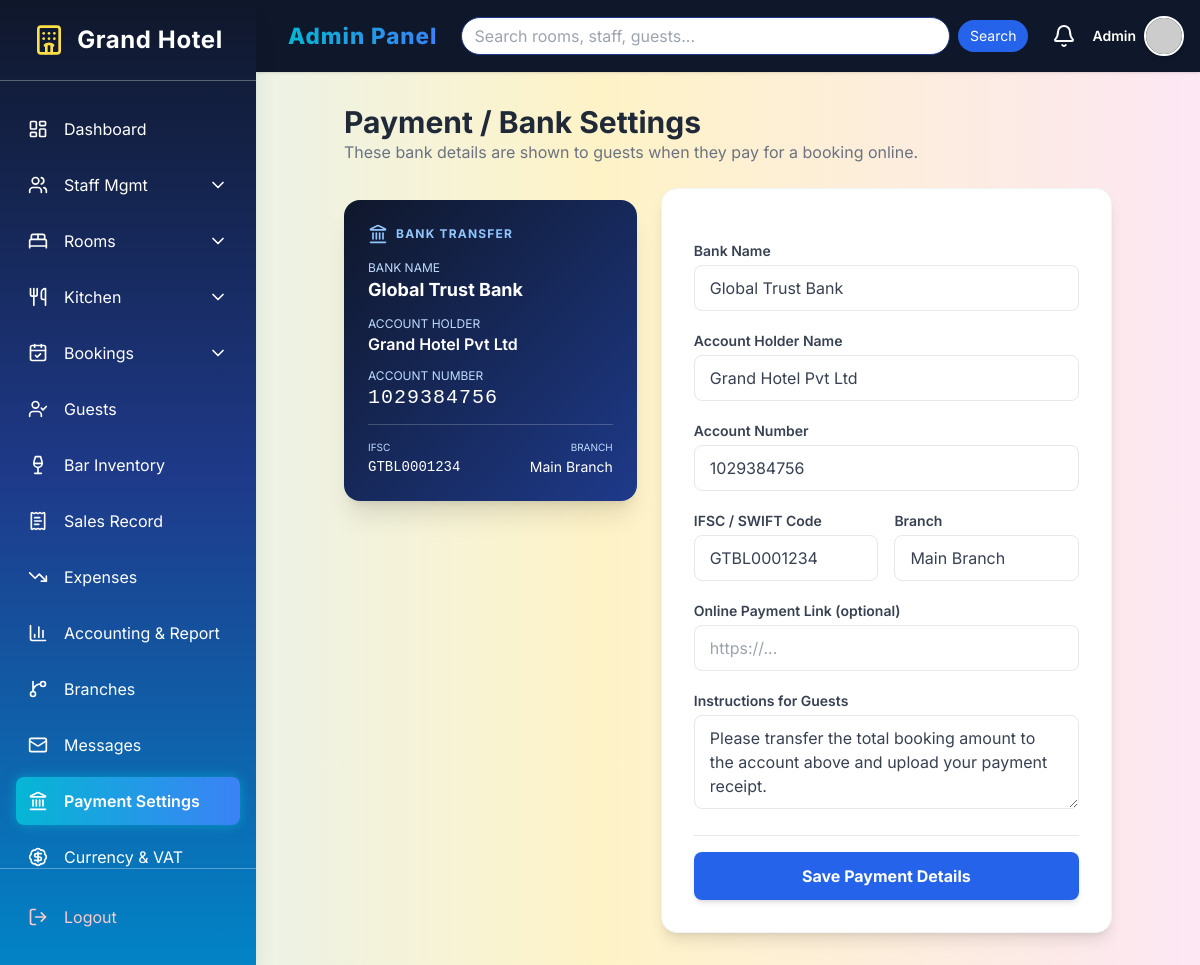
Screenshot of /dashboard/admin/payment-settings/ (signed in) with the database file from the repository.
### accounts/models.py (models this page shows, shortened)
class CustomUser(AbstractUser):
    ADMIN = 'admin'
    EMPLOYEE = 'employee'  # Unified role for all staff
    CUSTOMER = 'customer'
    ROLE_CHOICES = [
        (ADMIN, 'Admin'),
        (EMPLOYEE, 'Employee'),
        (CUSTOMER, 'Customer'),
    ]
    role = models.CharField(max_length=15, choices=ROLE_CHOICES)
    mobile = models.CharField(max_length=15, blank=True, null=True)
    profile_picture = models.ImageField(upload_to='profile_pics/', blank=True, null=True)
    objects = CustomUserManager()

class PaymentSetting(models.Model):
    bank_name = models.CharField(max_length=100, default="Global Trust Bank")
    account_holder_name = models.CharField(max_length=100, default="Grand Hotel Pvt Ltd")
    account_number = models.CharField(max_length=40, default="1029384756")
    ifsc_code = models.CharField(max_length=20, blank=True, default="GTBL0001234")
    branch = models.CharField(max_length=100, blank=True, default="Main Branch")
    payment_link = models.URLField(blank=True, null=True, help_text="Optional online payment link.")
    instructions = models.TextField(
        blank=True,
        default="Please transfer the total booking amount to the account above and upload your payment receipt."
    )
    updated_at = models.DateTimeField(auto_now=True)
    class Meta:
        verbose_name = "Payment Setting"
        verbose_name_plural = "Payment Settings"
    @classmethod
    def load(cls):
        obj, _ = cls.objects.get_or_create(pk=1)
        return obj

### accounts/decorators.py (the view)
    def wrapper_func(request, *args, **kwargs):
        if request.user.is_authenticated and request.user.role == 'admin':
            return view_func(request, *args, **kwargs)
        return HttpResponseForbidden("Access Denied: You are not an Admin.")

### accounts/forms.py
class PaymentSettingForm(forms.ModelForm):
    class Meta:
        model = PaymentSetting
        fields = ['bank_name', 'account_holder_name', 'account_number', 'ifsc_code', 'branch', 'payment_link', 'instructions']
        widgets = {
            'bank_name': forms.TextInput(attrs={'class': 'form-input'}),
            'account_holder_name': forms.TextInput(attrs={'class': 'form-input'}),
            'account_number': forms.TextInput(attrs={'class': 'form-input'}),
            'ifsc_code': forms.TextInput(attrs={'class': 'form-input'}),
            'branch': forms.TextInput(attrs={'class': 'form-input'}),
            'payment_link': forms.URLInput(attrs={'class': 'form-input', 'placeholder': 'https://...'}),
            'instructions': forms.Textarea(attrs={'class': 'form-input', 'rows': 3}),
        }

### accounts/models.py (called while the page is built)
    @classmethod
    def load(cls):
        obj, _ = cls.objects.get_or_create(pk=1)
        return obj

### accounts/views.py (called while the page is built)
@login_required
@admin_required
def payment_settings(request):
    settings_obj = PaymentSetting.load()
    if request.method == 'POST':
        form = PaymentSettingForm(request.POST, instance=settings_obj)
        if form.is_valid():
            form.save()
            messages.success(request, "Payment / bank details updated successfully!")
            return redirect('payment_settings')
    else:
        form = PaymentSettingForm(instance=settings_obj)
    return render(request, 'admin_panel/payment_settings.html', {'form': form, 'settings': settings_obj})

### templates/admin_panel/payment_settings.html (shortened to what this page needs)
{% extends 'admin_panel/adminbase.html' %}
{% block admin_content %}
<div class="max-w-3xl mx-auto">
    <div class="mb-6">
        <h1 class="text-3xl font-bold text-gray-800">Payment / Bank Settings</h1>
        <p class="text-gray-500">These bank details are shown to guests when they pay for a booking online.</p>
    </div>
    <div class="grid grid-cols-1 md:grid-cols-5 gap-6">
        <div class="md:col-span-2">
            <div class="bg-gradient-to-br from-slate-900 to-blue-900 text-white rounded-2xl shadow-xl p-6 sticky top-24">
                <div class="flex items-center gap-2 mb-4 text-blue-300">
                    <i data-lucide="landmark" class="w-5 h-5"></i>
                    <span class="text-xs font-bold uppercase tracking-widest">Bank Transfer</span>
                </div>
                <p class="text-xs text-blue-200 uppercase">Bank Name</p>
                <p class="text-lg font-bold mb-3">{{ settings.bank_name }}</p>
                <p class="text-xs text-blue-200 uppercase">Account Holder</p>
                <p class="font-semibold mb-3">{{ settings.account_holder_name }}</p>
                <p class="text-xs text-blue-200 uppercase">Account Number</p>
                <p class="font-mono text-xl tracking-wider mb-3">{{ settings.account_number }}</p>
                <div class="flex justify-between text-sm border-t border-white/20 pt-3">
                    <div>
                        <p class="text-[10px] text-blue-200 uppercase">IFSC</p>
                        <p class="font-mono">{{ settings.ifsc_code|default:"-" }}</p>
                    </div>
                    <div class="text-right">
                        <p class="text-[10px] text-blue-200 uppercase">Branch</p>
                        <p>{{ settings.branch|default:"-" }}</p>
                    </div>
                </div>
            </div>
        </div>
        <div class="md:col-span-3">
            <div class="bg-white p-8 rounded-2xl shadow-lg border border-gray-100">
                <form method="post" class="space-y-5">
                    <div>
                        <label class="block text-sm font-semibold text-gray-700 mb-1">Bank Name</label>
                        {{ form.bank_name }}
                    </div>
                    <div>
                        <label class="block text-sm font-semibold text-gray-700 mb-1">Account Holder Name</label>
                        {{ form.account_holder_name }}
                    </div>
                    <div>
                        <label class="block text-sm font-semibold text-gray-700 mb-1">Account Number</label>
                        {{ form.account_number }}
                    </div>
                    <div class="grid grid-cols-2 gap-4">
                        <div>
                            <label class="block text-sm font-semibold text-gray-700 mb-1">IFSC / SWIFT Code</label>
                            {{ form.ifsc_code }}
                        </div>
                        <div>
                            <label class="block text-sm font-semibold text-gray-700 mb-1">Branch</label>
                            {{ form.branch }}
                        </div>
                    </div>
                    <div>
                        <label class="block text-sm font-semibold text-gray-700 mb-1">Online Payment Link (optional)</label>
                        {{ form.payment_link }}
                    </div>
                    <div>
                        <label class="block text-sm font-semibold text-gray-700 mb-1">Instructions for Guests</label>
                        {{ form.instructions }}
                    </div>
                    <div class="pt-4 border-t">
                        <button type="submit" class="w-full py-3 bg-blue-600 text-white font-bold rounded-lg hover:bg-blue-700 shadow-md transition">
                            Save Payment Details
                        </button>
                    </div>
                </form>
            </div>
        </div>
    </div>
</div>
{% endblock %}

### templates/admin_panel/adminbase.html (shortened to what this page needs)
{% load static %}
<!DOCTYPE html>
<html lang="en">
<head>
  <script src="https://cdn.tailwindcss.com"></script>
</head>
<body class="bg-gray-50">
<div class="flex min-h-screen">
  <aside id="sidebar" class="sidebar w-64 flex-shrink-0 fixed inset-y-0 left-0 z-30 flex flex-col transform -translate-x-full md:translate-x-0 shadow-xl">
    <div class="flex items-center justify-center p-6 border-b border-white/30">
      <i data-lucide="hotel" class="w-8 h-8 mr-3 text-yellow-300"></i>
      <h1 class="text-2xl font-bold tracking-wide">Grand Hotel</h1>
    </div>
    <nav class="flex-1 min-h-0 overflow-y-auto px-4 py-6 space-y-2">
      <a href="{% url 'admin_dashboard' %}" class="sidebar-link flex items-center p-3 rounded-lg {% if request.resolver_match.url_name == 'admin_dashboard' %}active{% endif %}">
        <i data-lucide="layout-dashboard" class="w-5 h-5 mr-4"></i>
        <span>Dashboard</span>
      </a>
      <div>
        {% with url_name=request.resolver_match.url_name %}
        <button id="staff-toggle" class="w-full sidebar-link flex items-center justify-between p-3 rounded-lg {% if 'staff' in url_name %}active{% endif %}">
          <span class="flex items-center">
            <i data-lucide="users" class="w-5 h-5 mr-4"></i>
            <span>Staff Mgmt</span>
          </span>
          <i data-lucide="chevron-down" id="staff-chevron" class="w-5 h-5 transition-transform"></i>
        </button>
        {% endwith %}
      </div>
      <div>
        {% with url_name=request.resolver_match.url_name %}
        <button id="rooms-toggle" class="w-full sidebar-link flex items-center justify-between p-3 rounded-lg">
          <span class="flex items-center">
            <i data-lucide="bed-double" class="w-5 h-5 mr-4"></i>
            <span>Rooms</span>
          </span>
          <i data-lucide="chevron-down" id="rooms-chevron" class="w-5 h-5 transition-transform"></i>
        </button>
        {% endwith %}
      </div>
<div>
    {% with url_name=request.resolver_match.url_name %}
    <button id="kitchen-toggle" class="w-full sidebar-link flex items-center justify-between p-3 rounded-lg">
      <span class="flex items-center">
        <i data-lucide="utensils" class="w-5 h-5 mr-4"></i>
        <span>Kitchen</span>
      </span>
      <i data-lucide="chevron-down" id="kitchen-chevron" class="w-5 h-5 transition-transform"></i>
    </button>
    {% endwith %}
</div>
      <div>
        {% with url_name=request.resolver_match.url_name %}
        <button id="bookings-toggle" class="w-full sidebar-link flex items-center justify-between p-3 rounded-lg">
          <span class="flex items-center">
            <i data-lucide="calendar-check" class="w-5 h-5 mr-4"></i>
            <span>Bookings</span>
          </span>
          <i data-lucide="chevron-down" id="bookings-chevron" class="w-5 h-5 transition-transform"></i>
        </button>
        {% endwith %}
      </div>
<a href="{% url 'view_guests' %}" class="sidebar-link flex items-center p-3 rounded-lg">
    <i data-lucide="user-check" class="w-5 h-5 mr-4"></i>
    <span>Guests</span>
</a>
<a href="{% url 'bar_inventory' %}" class="sidebar-link flex items-center p-3 rounded-lg {% if 'drink' in request.resolver_match.url_name or request.resolver_match.url_name == 'bar_inventory' %}active{% endif %}">
    <i data-lucide="wine" class="w-5 h-5 mr-4"></i>
    <span>Bar Inventory</span>
</a>
<a href="{% url 'sales_record' %}" class="sidebar-link flex items-center p-3 rounded-lg {% if request.resolver_match.url_name == 'sales_record' %}active{% endif %}">
    <i data-lucide="receipt-text" class="w-5 h-5 mr-4"></i>
    <span>Sales Record</span>
</a>
<a href="{% url 'expense_list' %}" class="sidebar-link flex items-center p-3 rounded-lg {% if 'expense' in request.resolver_match.url_name %}active{% endif %}">
    <i data-lucide="trending-down" class="w-5 h-5 mr-4"></i>
    <span>Expenses</span>
</a>
<a href="{% url 'accounting_report' %}" class="sidebar-link flex items-center p-3 rounded-lg {% if request.resolver_match.url_name == 'accounting_report' %}active{% endif %}">
    <i data-lucide="bar-chart-3" class="w-5 h-5 mr-4"></i>
    <span>Accounting &amp; Report</span>
</a>
<a href="{% url 'manage_branches' %}" class="sidebar-link flex items-center p-3 rounded-lg {% if 'branch' in request.resolver_match.url_name %}active{% endif %}">
    <i data-lucide="git-branch" class="w-5 h-5 mr-4"></i>
    <span>Branches</span>
</a>
<a href="{% url 'inbox' %}" class="sidebar-link flex items-center p-3 rounded-lg {% if request.resolver_match.url_name == 'inbox' %}active{% endif %}">
    <i data-lucide="mail" class="w-5 h-5 mr-4"></i>
    <span>Messages</span>
</a>
<a href="{% url 'payment_settings' %}" class="sidebar-link flex items-center p-3 rounded-lg {% if request.resolver_match.url_name == 'payment_settings' %}active{% endif %}">
    <i data-lucide="landmark" class="w-5 h-5 mr-4"></i>
    <span>Payment Settings</span>
</a>
<a href="{% url 'site_settings' %}" class="sidebar-link flex items-center p-3 rounded-lg {% if request.resolver_match.url_name == 'site_settings' %}active{% endif %}">
    <i data-lucide="badge-dollar-sign" class="w-5 h-5 mr-4"></i>
    <span>Currency &amp; VAT</span>
</a>
    </nav>
    <div class="shrink-0 px-4 py-6 border-t border-white/30">
      <form action="{% url 'logout' %}" method="post">
        <button type="submit" class="w-full sidebar-link flex items-center p-3 rounded-lg text-red-200 hover:bg-red-500 hover:text-white transition">
          <i data-lucide="log-out" class="w-5 h-5 mr-4"></i>
          <span>Logout</span>
        </button>
      </form>
    </div>
  </aside>
  <div id="main-content" class="main-content flex-1 flex flex-col md:ml-64">
    <header class="shadow p-4 flex items-center justify-between sticky top-0 z-20">
      <div class="flex items-center space-x-4">
        <span class="brand-text">Admin Panel</span>
      </div>
      <form action="{% url 'global_search' %}" method="get" class="hidden md:flex items-center flex-1 mx-6 search-box">
        <input type="text" name="q" value="{{ request.GET.q }}" placeholder="Search rooms, staff, guests..." class="w-full text-gray-800">
        <button type="submit" class="ml-2 px-3 py-1.5 bg-blue-600 text-white text-sm rounded-full hover:bg-blue-700">Search</button>
      </form>
      <div class="flex items-center space-x-4">
        <i data-lucide="bell" class="w-6 h-6 cursor-pointer hover:text-blue-400 transition"></i>
        <div class="relative group">
            <div class="flex items-center gap-2 cursor-pointer">
                <span class="text-sm font-semibold hidden md:block">{{ user.username|title }}</span>
                {% if user.profile_picture %}
                    <img src="{{ user.profile_picture.url }}" alt="Admin" class="w-10 h-10 rounded-full border-2 border-white shadow-md object-cover">
                {% else %}
                    <img src="https://ui-avatars.com/api/?name={{ user.username }}&background=0D8ABC&color=fff" alt="Admin" class="w-10 h-10 rounded-full border-2 border-white shadow-md">
                {% endif %}
            </div>
        </div>
      </div>
    </header>
    <main class="flex-1 p-6 md:p-8 overflow-y-auto">
      {% block admin_content %}{% endblock %}
    </main>
  </div>
</div>
</body>
</html>

### templates/admin_panel/adminbase.html (style rules this page uses)
body { background: linear-gradient(to right, #e0f2fe, #fef3c7, #fce7f3); font-family: 'Inter', sans-serif; }
.sidebar { background: linear-gradient(to bottom, #0f172a, #1e3a8a, #0284c7); color: white; }
.sidebar-link { transition: all 0.25s ease-in-out; }
.sidebar-link.active { background: linear-gradient(to right, #06b6d4, #3b82f6); box-shadow: 0 0 12px rgba(6, 182, 212, 0.6); font-weight: 600; }
header { background: #0f172a; color: white; }
.brand-text { background: linear-gradient(to right, #06b6d4, #3b82f6); -webkit-background-clip: text; -webkit-text-fill-color: transparent; font-weight: 800; font-size: 1.4rem; letter-spacing: 1px; }
.search-box input { border-radius: 9999px; padding: 6px 12px; outline: none; border: 1px solid #1e3a8a; }

### templates/admin_panel/payment_settings.html (style rules this page uses)
.form-input { width: 100%; padding: 10px 15px; border: 1px solid #e5e7eb; border-radius: 8px; outline: none; color: #374151; }

### rows the page displays
CustomUser: username "Admin"
PaymentSetting: bank_name "Global Trust Bank", account_holder_name "Grand Hotel Pvt Ltd", account_number "1029384756", ifsc_code "GTBL0001234", branch "Main Branch", instructions "Please transfer the total booking amount to the account above and upload your payment receipt."
